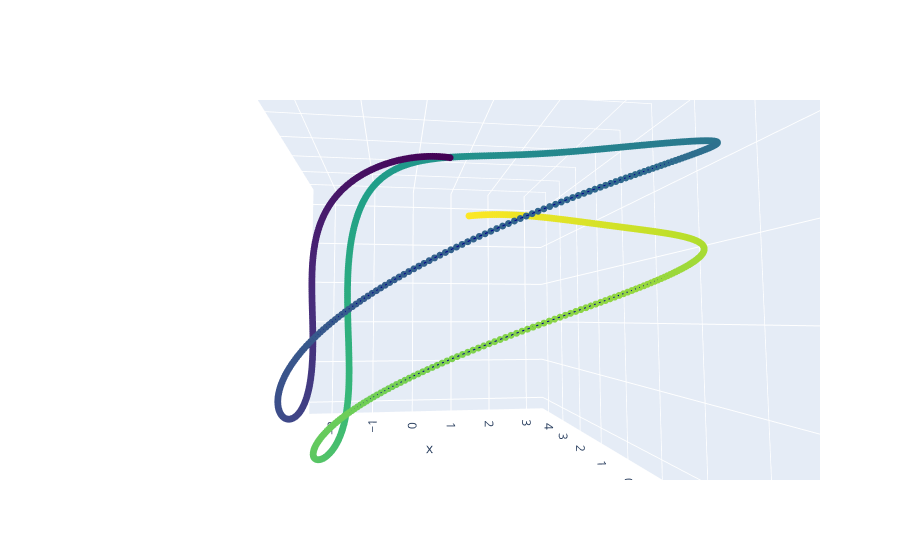

Notebook code cell kept with this figure:
### Code cell
current_Z = qF.mean.detach()
plot_3D( current_Z[0].T , X)

### Figure 1 — Plotly figure (JSON) as saved in the notebook; plotly's stock layout.template omitted (floating-point values rounded to 4 significant figures; data arrays with more than 128 entries replaced by an {"elided": "..."} marker saying what was removed)
{"data": [{"line": {"color": "darkblue", "width": 2}, "marker": {"color": {"elided": "1000 float values"}, "colorscale": [[0, "#440154"], [0.1111, "#482878"], [0.2222, "#3e4989"], [0.3333, "#31688e"], [0.4444, "#26828e"], [0.5556, "#1f9e89"], [0.6667, "#35b779"], [0.7778, "#6ece58"], [0.8889, "#b5de2b"], [1, "#fde725"]], "size": 4}, "type": "scatter3d", "x": {"elided": "1000 float values"}, "y": {"elided": "1000 float values"}, "z": {"elided": "1000 float values"}}], "layout": {"autosize": true, "scene": {"aspectmode": "auto", "aspectratio": {"x": 0.9006, "y": 1.305, "z": 0.8507}, "camera": {"center": {"x": 0, "y": 0, "z": 0}, "eye": {"x": -0.1379, "y": -1.136, "z": -0.07333}, "projection": {"type": "perspective"}, "up": {"x": 0, "y": 0, "z": 1}}}}}
